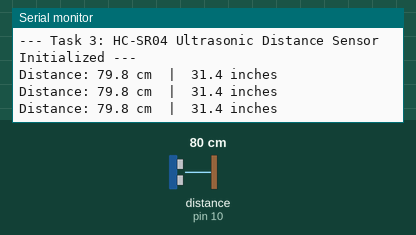
Simulated run of this sketch. Board: Arduino Uno, built with avr-gcc and run on an emulated ATmega328P. Shown: the last lines printed to the serial monitor. Wiring (from diagram.json): ultrasonic range finder: trigger pin 9; echo pin 10. Inputs (shaded band) come from the test bench; at power-on: distance to the obstacle (sensor on pin 10) 80 cm. The echo pulse lasts 58.3 µs per cm.

Above: at 1.3 s.
1.4 s: distance to the obstacle (sensor on pin 10) set to 2 cm
At 1.9 s:
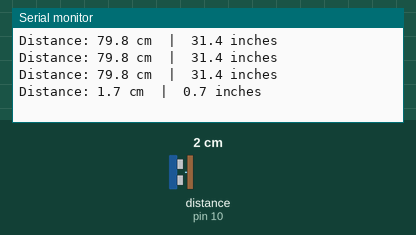
2.9 s: distance to the obstacle (sensor on pin 10) set to 4 cm
At 3.4 s:
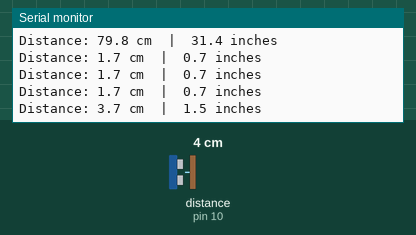
Timing chart, 0 to 5.9 s (numbered marks = the images above; inputs shaded):
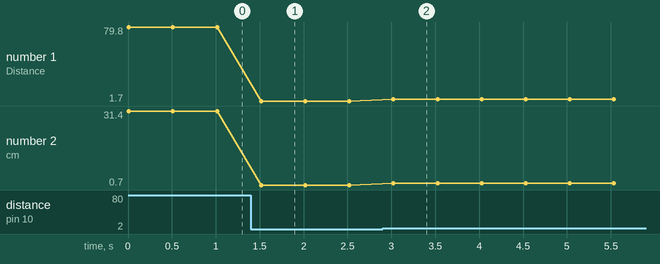

The sketch:

sketch.ino
```cpp
/*
 * Task 3: Ultrasonic Distance Measurement (HC-SR04)
 * Board: Arduino Uno
 * Sensor: HC-SR04 Ultrasonic Ranging Module
 *
 * Wiring:
 * - HC-SR04 VCC  -> Arduino 5V
 * - HC-SR04 GND  -> Arduino GND
 * - HC-SR04 TRIG -> Arduino Digital Pin 9
 * - HC-SR04 ECHO -> Arduino Digital Pin 10
 */

const int TRIG_PIN = 9;
const int ECHO_PIN = 10;

void setup() {
  Serial.begin(115200);
  pinMode(TRIG_PIN, OUTPUT);
  pinMode(ECHO_PIN, INPUT);

  // Ensure trigger pin starts LOW
  digitalWrite(TRIG_PIN, LOW);
  delayMicroseconds(2);

  Serial.println(F("--- Task 3: HC-SR04 Ultrasonic Distance Sensor Initialized ---"));
}

void loop() {
  // Clear the trigger pin
  digitalWrite(TRIG_PIN, LOW);
  delayMicroseconds(2);

  // Send a 10 microsecond HIGH pulse to trigger ultrasonic burst
  digitalWrite(TRIG_PIN, HIGH);
  delayMicroseconds(10);
  digitalWrite(TRIG_PIN, LOW);

  // Measure the round-trip travel time of the echo pulse (in microseconds)
  // 30,000 microseconds timeout (~5 meters max range)
  unsigned long duration = pulseIn(ECHO_PIN, HIGH, 30000);

  if (duration == 0) {
    Serial.println(F("[WARNING] Out of range or no echo pulse detected."));
  } else {
    // Speed of sound at 20°C: ~343 m/s = 0.0343 cm/µs
    // Distance = (Duration * 0.0343) / 2 = Duration / 58.2
    float distanceCm = (float)duration / 58.2;
    float distanceInch = (float)duration / 148.0;

    Serial.print(F("Distance: "));
    Serial.print(distanceCm, 1);
    Serial.print(F(" cm  |  "));
    Serial.print(distanceInch, 1);
    Serial.println(F(" inches"));
  }

  delay(500); // 2 Hz measurement rate
}
```

Measured:
- after the input at 1.4 s, the serial monitor: prints a new line after 0.12 s (image 1)
- after the input at 2.9 s, the serial monitor: prints a new line after 0.12 s (image 2)
- plotted number 1: 79.8 → 1.7 after the input at 1.4 s, 1.7 → 3.7 after the input at 2.9 s
- plotted number 2: 31.4 → 0.7 after the input at 1.4 s, 0.7 → 1.5 after the input at 2.9 s
